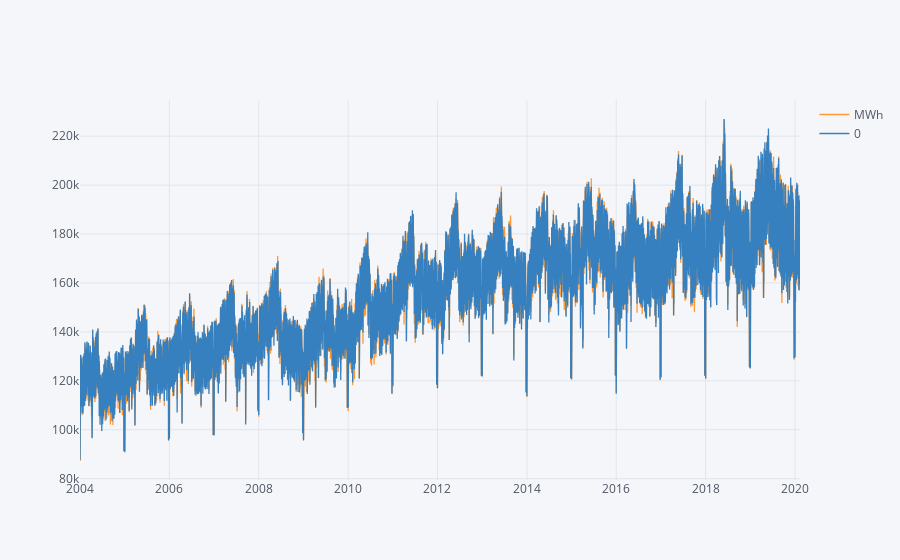

The notebook cell this image was saved under:
### Code cell
pd.concat([general.MWh[0:-7], results.fittedvalues+predo], axis = 1).iplot()

### Figure 1 — Plotly figure (JSON) as saved in the notebook; plotly's stock layout.template omitted (floating-point values rounded to 4 significant figures; data arrays with more than 128 entries replaced by an {"elided": "..."} marker saying what was removed)
{"data": [{"line": {"color": "rgba(255, 153, 51, 1.0)", "dash": "solid", "shape": "linear", "width": 1.3}, "mode": "lines", "name": "MWh", "text": "", "type": "scatter", "x": {"elided": "5886 str values"}, "y": {"elided": "5886 float values"}}, {"line": {"color": "rgba(55, 128, 191, 1.0)", "dash": "solid", "shape": "linear", "width": 1.3}, "mode": "lines", "name": "0", "text": "", "type": "scatter", "x": {"elided": "5886 str values"}, "y": {"elided": "5886 float values"}}], "layout": {"legend": {"bgcolor": "#F5F6F9", "font": {"color": "#4D5663"}}, "paper_bgcolor": "#F5F6F9", "plot_bgcolor": "#F5F6F9", "title": {"font": {"color": "#4D5663"}}, "xaxis": {"gridcolor": "#E1E5ED", "showgrid": true, "tickfont": {"color": "#4D5663"}, "title": {"font": {"color": "#4D5663"}, "text": ""}, "zerolinecolor": "#E1E5ED"}, "yaxis": {"gridcolor": "#E1E5ED", "showgrid": true, "tickfont": {"color": "#4D5663"}, "title": {"font": {"color": "#4D5663"}, "text": ""}, "zerolinecolor": "#E1E5ED"}}}
